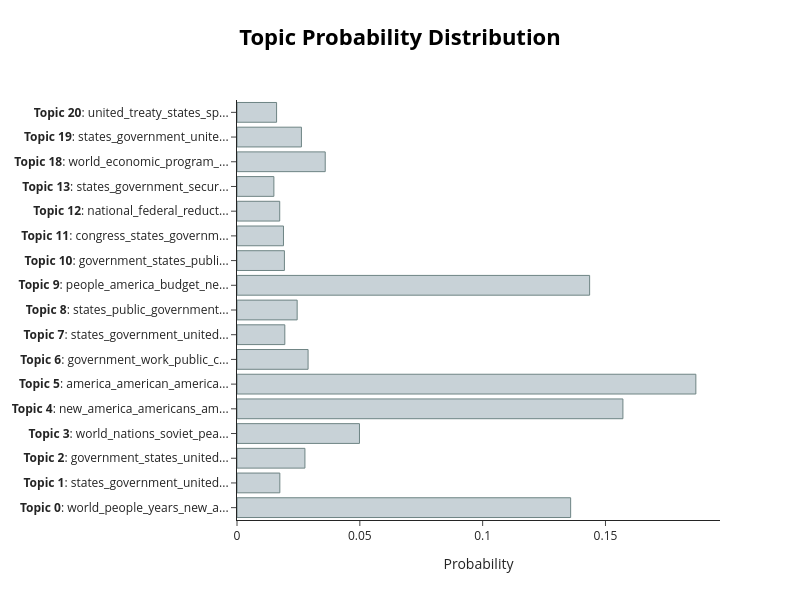

The cell this chart's notebook holds for it:
### Code cell
# output the topic distribution for the first speech
topic_dist = topic_model.approximate_distribution(docs)
topic_dist_fig = topic_model.visualize_distribution(topic_dist[0][0])

topic_dist_fig.write_html(str(OUTPUT_DIR / "topic_visualization.html"))
topic_dist_fig.show()

### Figure 1 — Plotly figure (JSON) as saved in the notebook; plotly's stock layout.template omitted (floating-point values rounded to 4 significant figures)
{"data": [{"marker": {"color": "#C8D2D7", "line": {"color": "#6E8484", "width": 1}}, "orientation": "h", "type": "bar", "x": [0.1358, 0.01744, 0.02765, 0.04985, 0.1571, 0.1868, 0.02894, 0.01947, 0.02449, 0.1436, 0.0193, 0.01892, 0.01739, 0.01501, 0.03592, 0.02623, 0.01611], "y": ["<b>Topic 0</b>: world_people_years_new_a...", "<b>Topic 1</b>: states_government_united...", "<b>Topic 2</b>: government_states_united...", "<b>Topic 3</b>: world_nations_soviet_pea...", "<b>Topic 4</b>: new_america_americans_am...", "<b>Topic 5</b>: america_american_america...", "<b>Topic 6</b>: government_work_public_c...", "<b>Topic 7</b>: states_government_united...", "<b>Topic 8</b>: states_public_government...", "<b>Topic 9</b>: people_america_budget_ne...", "<b>Topic 10</b>: government_states_publi...", "<b>Topic 11</b>: congress_states_governm...", "<b>Topic 12</b>: national_federal_reduct...", "<b>Topic 13</b>: states_government_secur...", "<b>Topic 18</b>: world_economic_program_...", "<b>Topic 19</b>: states_government_unite...", "<b>Topic 20</b>: united_treaty_states_sp..."]}], "layout": {"height": 600, "hoverlabel": {"bgcolor": "white", "font": {"family": "Rockwell", "size": 16}}, "title": {"font": {"color": "Black", "size": 22}, "text": "<b>Topic Probability Distribution</b>", "x": 0.5, "xanchor": "center", "y": 0.95, "yanchor": "top"}, "width": 800, "xaxis": {"title": {"text": "Probability"}}}}
